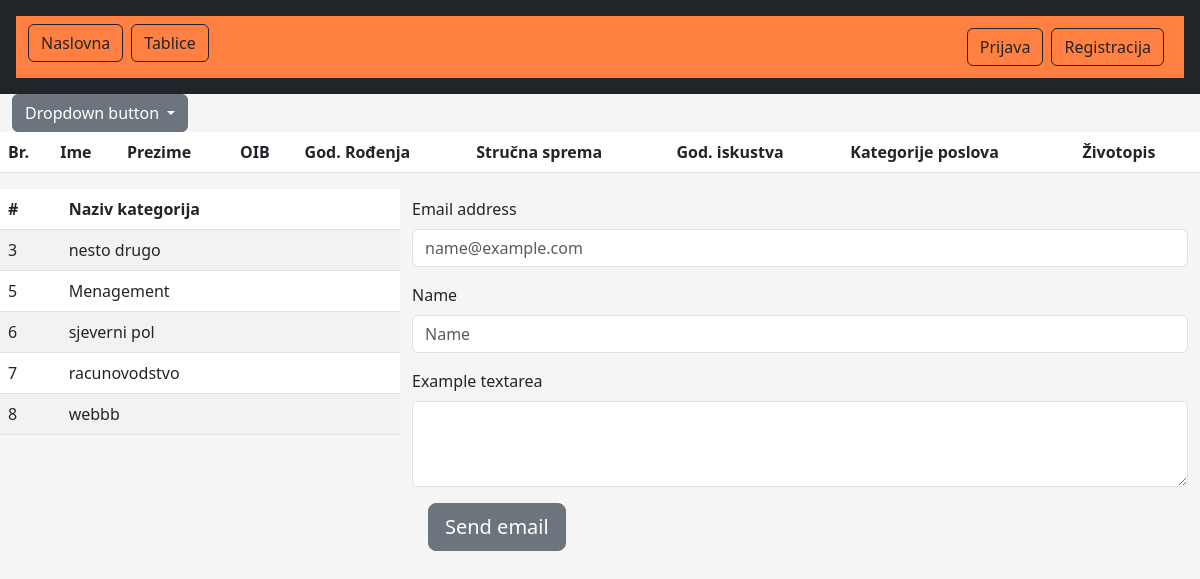
The page / on the database its author committed.
### tables this page shows
CREATE TABLE `kategorije` (
  `kategorijaID` int(11) NOT NULL AUTO_INCREMENT,
  `nazivKategorije` varchar(255) NOT NULL,
  PRIMARY KEY (`kategorijaID`)
);

### ispis/ispiskategorijeguest.php (the view, shortened to what this page needs)
<?php
$serverName = "localhost";
$dBUsername = "root";
$dBPassword = "";
$dBName = "loginsistem";
$conn = mysqli_connect($serverName, $dBUsername, $dBPassword, $dBName);
  $sql = "SELECT * FROM kategorije";
  $result = mysqli_query($conn, $sql);
  $resultCheck = mysqli_num_rows($result);
  if ($resultCheck > 0) {
    while ($row  = mysqli_fetch_assoc($result)) {
      ?>
      <tr>
        <td><?php echo $row['kategorijaID'] ?></td>
        <td><?php echo $row['nazivKategorije'] ?></td>
      </tr>
      <?php
    }
  }
?>

### css/sign-in.css (style rules this page uses)
html, body { height: 100%; }
body { align-items: center; padding-bottom: 40px; background-color: #f5f5f5; }

### rows shown on the page
kategorije: kategorijaID "3", nazivKategorije "nesto drugo"
kategorije: kategorijaID "5", nazivKategorije "Menagement"
kategorije: kategorijaID "6", nazivKategorije "sjeverni pol"
kategorije: kategorijaID "7", nazivKategorije "racunovodstvo"
kategorije: kategorijaID "8", nazivKategorije "webbb"
